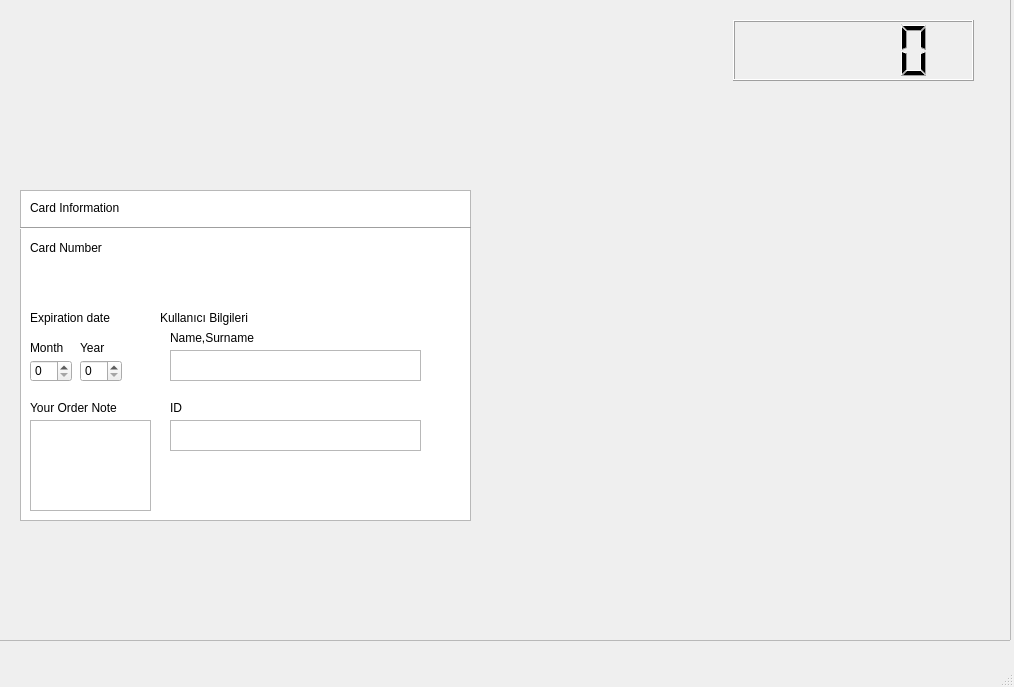
<?xml version="1.0" encoding="UTF-8"?>
<ui version="4.0">
 <class>MainWindow</class>
 <widget class="QMainWindow" name="MainWindow">
  <property name="geometry">
   <rect>
    <x>0</x>
    <y>0</y>
    <width>1014</width>
    <height>687</height>
   </rect>
  </property>
  <property name="windowTitle">
   <string>MainWindow</string>
  </property>
  <widget class="QWidget" name="centralwidget">
   <widget class="QLCDNumber" name="lcdNumber">
    <property name="geometry">
     <rect>
      <x>733</x>
      <y>20</y>
      <width>241</width>
      <height>61</height>
     </rect>
    </property>
   </widget>
   <widget class="QListWidget" name="listWidget">
    <property name="geometry">
     <rect>
      <x>20</x>
      <y>190</y>
      <width>451</width>
      <height>331</height>
     </rect>
    </property>
   </widget>
   <widget class="QLabel" name="label_2">
    <property name="geometry">
     <rect>
      <x>30</x>
      <y>200</y>
      <width>101</width>
      <height>16</height>
     </rect>
    </property>
    <property name="text">
     <string>Card Information</string>
    </property>
   </widget>
   <widget class="QLabel" name="label_3">
    <property name="geometry">
     <rect>
      <x>30</x>
      <y>240</y>
      <width>91</width>
      <height>16</height>
     </rect>
    </property>
    <property name="text">
     <string>Card Number</string>
    </property>
   </widget>
   <widget class="Line" name="line">
    <property name="geometry">
     <rect>
      <x>20</x>
      <y>220</y>
      <width>451</width>
      <height>16</height>
     </rect>
    </property>
    <property name="orientation">
     <enum>Qt::Horizontal</enum>
    </property>
   </widget>
   <widget class="QLabel" name="label_4">
    <property name="geometry">
     <rect>
      <x>30</x>
      <y>310</y>
      <width>161</width>
      <height>16</height>
     </rect>
    </property>
    <property name="text">
     <string>Expiration date</string>
    </property>
   </widget>
   <widget class="QSpinBox" name="Month">
    <property name="geometry">
     <rect>
      <x>30</x>
      <y>360</y>
      <width>42</width>
      <height>22</height>
     </rect>
    </property>
   </widget>
   <widget class="QSpinBox" name="spinBox_2">
    <property name="geometry">
     <rect>
      <x>80</x>
      <y>360</y>
      <width>42</width>
      <height>22</height>
     </rect>
    </property>
   </widget>
   <widget class="QLabel" name="label_5">
    <property name="geometry">
     <rect>
      <x>30</x>
      <y>340</y>
      <width>49</width>
      <height>16</height>
     </rect>
    </property>
    <property name="text">
     <string>Month</string>
    </property>
   </widget>
   <widget class="QLabel" name="label_6">
    <property name="geometry">
     <rect>
      <x>80</x>
      <y>340</y>
      <width>49</width>
      <height>16</height>
     </rect>
    </property>
    <property name="text">
     <string>Year</string>
    </property>
   </widget>
   <widget class="QLabel" name="label_7">
    <property name="geometry">
     <rect>
      <x>160</x>
      <y>310</y>
      <width>221</width>
      <height>16</height>
     </rect>
    </property>
    <property name="text">
     <string>Kullanıcı Bilgileri</string>
    </property>
   </widget>
   <widget class="QPlainTextEdit" name="NameSurname">
    <property name="geometry">
     <rect>
      <x>170</x>
      <y>350</y>
      <width>251</width>
      <height>31</height>
     </rect>
    </property>
   </widget>
   <widget class="QPlainTextEdit" name="Id">
    <property name="geometry">
     <rect>
      <x>170</x>
      <y>420</y>
      <width>251</width>
      <height>31</height>
     </rect>
    </property>
   </widget>
   <widget class="QLabel" name="label_8">
    <property name="geometry">
     <rect>
      <x>170</x>
      <y>400</y>
      <width>49</width>
      <height>16</height>
     </rect>
    </property>
    <property name="text">
     <string>ID</string>
    </property>
   </widget>
   <widget class="QLabel" name="label_9">
    <property name="geometry">
     <rect>
      <x>170</x>
      <y>330</y>
      <width>141</width>
      <height>16</height>
     </rect>
    </property>
    <property name="text">
     <string>Name,Surname</string>
    </property>
   </widget>
   <widget class="QPlainTextEdit" name="OrderText">
    <property name="geometry">
     <rect>
      <x>30</x>
      <y>420</y>
      <width>121</width>
      <height>91</height>
     </rect>
    </property>
   </widget>
   <widget class="QLabel" name="label_10">
    <property name="geometry">
     <rect>
      <x>30</x>
      <y>400</y>
      <width>91</width>
      <height>16</height>
     </rect>
    </property>
    <property name="text">
     <string>Your Order Note</string>
    </property>
   </widget>
   <widget class="QFrame" name="frame">
    <property name="geometry">
     <rect>
      <x>-10</x>
      <y>-10</y>
      <width>1021</width>
      <height>651</height>
     </rect>
    </property>
    <property name="styleSheet">
     <string notr="true">background-image: url(:/new/Desktop/global_ai_python_project/about.png);</string>
    </property>
    <property name="frameShape">
     <enum>QFrame::StyledPanel</enum>
    </property>
    <property name="frameShadow">
     <enum>QFrame::Raised</enum>
    </property>
   </widget>
   <zorder>frame</zorder>
   <zorder>lcdNumber</zorder>
   <zorder>listWidget</zorder>
   <zorder>label_2</zorder>
   <zorder>label_3</zorder>
   <zorder>line</zorder>
   <zorder>label_4</zorder>
   <zorder>Month</zorder>
   <zorder>spinBox_2</zorder>
   <zorder>label_5</zorder>
   <zorder>label_6</zorder>
   <zorder>label_7</zorder>
   <zorder>NameSurname</zorder>
   <zorder>Id</zorder>
   <zorder>label_8</zorder>
   <zorder>label_9</zorder>
   <zorder>OrderText</zorder>
   <zorder>label_10</zorder>
  </widget>
  <widget class="QStatusBar" name="statusbar"/>
 </widget>
 <resources>
  <include location="../../Downloads/test.qrc"/>
 </resources>
 <connections/>
</ui>
